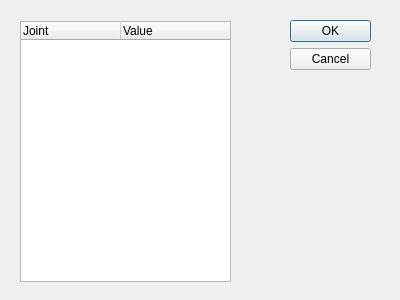
<?xml version="1.0" encoding="UTF-8"?>
<ui version="4.0">
 <class>JointsDialog</class>
 <widget class="QDialog" name="JointsDialog">
  <property name="geometry">
   <rect>
    <x>0</x>
    <y>0</y>
    <width>400</width>
    <height>300</height>
   </rect>
  </property>
  <property name="windowTitle">
   <string>Dialog</string>
  </property>
  <widget class="QDialogButtonBox" name="buttonBox">
   <property name="geometry">
    <rect>
     <x>290</x>
     <y>20</y>
     <width>81</width>
     <height>241</height>
    </rect>
   </property>
   <property name="orientation">
    <enum>Qt::Vertical</enum>
   </property>
   <property name="standardButtons">
    <set>QDialogButtonBox::Cancel|QDialogButtonBox::Ok</set>
   </property>
  </widget>
  <widget class="QTreeWidget" name="treeWidget">
   <property name="geometry">
    <rect>
     <x>20</x>
     <y>21</y>
     <width>211</width>
     <height>261</height>
    </rect>
   </property>
   <column>
    <property name="text">
     <string>Joint</string>
    </property>
   </column>
   <column>
    <property name="text">
     <string>Value</string>
    </property>
   </column>
  </widget>
 </widget>
 <resources/>
 <connections>
  <connection>
   <sender>buttonBox</sender>
   <signal>accepted()</signal>
   <receiver>JointsDialog</receiver>
   <slot>accept()</slot>
   <hints>
    <hint type="sourcelabel">
     <x>248</x>
     <y>254</y>
    </hint>
    <hint type="destinationlabel">
     <x>157</x>
     <y>274</y>
    </hint>
   </hints>
  </connection>
  <connection>
   <sender>buttonBox</sender>
   <signal>rejected()</signal>
   <receiver>JointsDialog</receiver>
   <slot>reject()</slot>
   <hints>
    <hint type="sourcelabel">
     <x>316</x>
     <y>260</y>
    </hint>
    <hint type="destinationlabel">
     <x>286</x>
     <y>274</y>
    </hint>
   </hints>
  </connection>
 </connections>
</ui>
